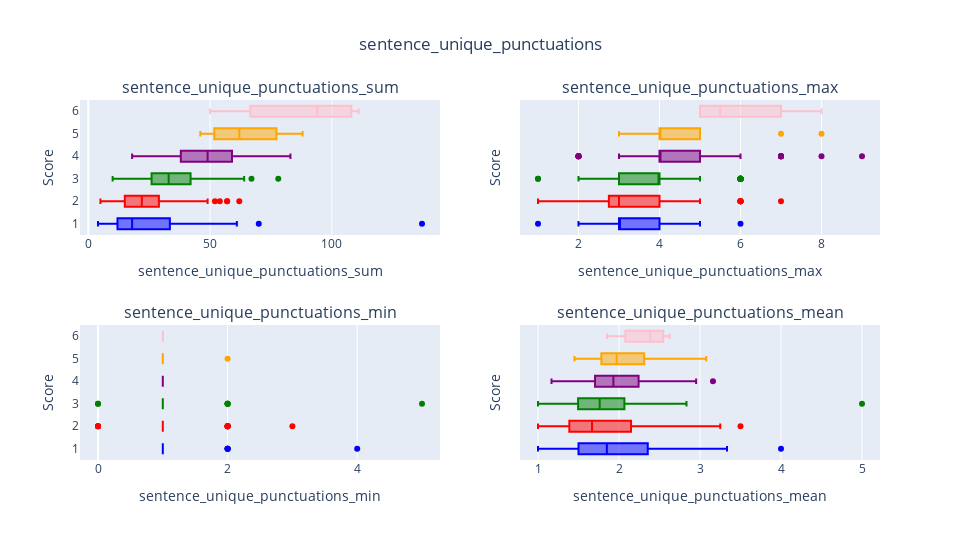

Notebook code cell kept with this figure:
### Code cell
plot_all("sentence_unique_punctuations")

### Figure 1 — Plotly figure (JSON) as saved in the notebook; plotly's stock layout.template omitted (floating-point values rounded to 4 significant figures; data arrays with more than 128 entries replaced by an {"elided": "..."} marker saying what was removed)
{"data": [{"legendgroup": "1", "marker": {"color": "blue"}, "name": "1", "showlegend": false, "type": "box", "x": [20, 37, 12, 14, 40, 22, 11, 61, 7, 70, 50, 15, 5, 26, 17, 137, 4, 57, 12, 24, 18, 34, 14, 37, 17, 24, 17, 32, 9, 19, 12, 23, 12, 16, 8], "xaxis": "x", "yaxis": "y"}, {"legendgroup": "2", "marker": {"color": "red"}, "name": "2", "showlegend": false, "type": "box", "x": {"elided": "129 int values"}, "xaxis": "x", "yaxis": "y"}, {"legendgroup": "3", "marker": {"color": "green"}, "name": "3", "showlegend": false, "type": "box", "x": {"elided": "197 int values"}, "xaxis": "x", "yaxis": "y"}, {"legendgroup": "4", "marker": {"color": "purple"}, "name": "4", "showlegend": false, "type": "box", "x": [53, 51, 37, 63, 69, 54, 39, 70, 22, 40, 42, 40, 31, 55, 35, 60, 65, 58, 41, 54, 52, 46, 65, 62, 48, 42, 78, 19, 32, 39, 59, 55, 24, 58, 21, 60, 36, 56, 52, 50, 69, 38, 36, 73, 58, 47, 59, 37, 50, 49, 62, 44, 27, 51, 48, 61, 83, 45, 28, 46, 40, 50, 60, 45, 46, 74, 63, 51, 48, 58, 41, 42, 74, 55, 44, 38, 36, 37, 40, 51, 50, 30, 66, 70, 76, 44, 33, 62, 54, 50, 68, 55, 60, 79, 76, 30, 25, 51, 51, 47, 62, 18, 31, 49, 33, 27, 55, 32, 37, 38, 42, 49, 35, 34, 71, 61, 43, 54, 32, 47], "xaxis": "x", "yaxis": "y"}, {"legendgroup": "5", "marker": {"color": "orange"}, "name": "5", "showlegend": false, "type": "box", "x": [82, 46, 57, 62, 50, 58, 59, 64, 80, 69, 88, 48, 69, 50, 87], "xaxis": "x", "yaxis": "y"}, {"legendgroup": "6", "marker": {"color": "pink"}, "name": "6", "showlegend": false, "type": "box", "x": [111, 105, 83, 50], "xaxis": "x", "yaxis": "y"}, {"legendgroup": "1", "marker": {"color": "blue"}, "name": "1", "showlegend": false, "type": "box", "x": [5, 4, 1, 2, 5, 3, 2, 6, 3, 5, 5, 3, 3, 5, 2, 4, 4, 4, 3, 3, 4, 2, 3, 4, 2, 4, 4, 3, 3, 3, 5, 4, 3, 2, 2], "xaxis": "x2", "yaxis": "y2"}, {"legendgroup": "2", "marker": {"color": "red"}, "name": "2", "showlegend": false, "type": "box", "x": {"elided": "129 int values"}, "xaxis": "x2", "yaxis": "y2"}, {"legendgroup": "3", "marker": {"color": "green"}, "name": "3", "showlegend": false, "type": "box", "x": {"elided": "197 int values"}, "xaxis": "x2", "yaxis": "y2"}, {"legendgroup": "4", "marker": {"color": "purple"}, "name": "4", "showlegend": false, "type": "box", "x": [4, 8, 3, 5, 3, 6, 4, 6, 3, 5, 3, 4, 5, 5, 6, 5, 4, 4, 3, 4, 5, 5, 4, 5, 4, 6, 5, 3, 3, 5, 5, 4, 4, 4, 2, 5, 2, 5, 4, 4, 7, 4, 4, 4, 5, 4, 4, 3, 4, 6, 4, 3, 3, 4, 3, 6, 6, 4, 4, 4, 4, 6, 9, 4, 3, 5, 3, 6, 5, 4, 4, 7, 4, 4, 5, 5, 4, 3, 4, 6, 4, 2, 6, 5, 7, 5, 3, 6, 4, 4, 5, 4, 5, 7, 7, 4, 2, 3, 3, 2, 5, 4, 4, 4, 3, 4, 5, 2, 3, 5, 3, 4, 4, 4, 7, 5, 3, 5, 2, 4], "xaxis": "x2", "yaxis": "y2"}, {"legendgroup": "5", "marker": {"color": "orange"}, "name": "5", "showlegend": false, "type": "box", "x": [4, 5, 4, 5, 3, 4, 4, 4, 7, 5, 8, 4, 5, 3, 5], "xaxis": "x2", "yaxis": "y2"}, {"legendgroup": "6", "marker": {"color": "pink"}, "name": "6", "showlegend": false, "type": "box", "x": [8, 6, 5, 5], "xaxis": "x2", "yaxis": "y2"}, {"legendgroup": "1", "marker": {"color": "blue"}, "name": "1", "showlegend": false, "type": "box", "x": [2, 1, 1, 2, 1, 1, 1, 1, 2, 1, 1, 1, 1, 1, 1, 1, 4, 1, 1, 1, 1, 1, 1, 1, 1, 2, 1, 1, 1, 1, 1, 1, 1, 1, 1], "xaxis": "x3", "yaxis": "y3"}, {"legendgroup": "2", "marker": {"color": "red"}, "name": "2", "showlegend": false, "type": "box", "x": {"elided": "129 int values"}, "xaxis": "x3", "yaxis": "y3"}, {"legendgroup": "3", "marker": {"color": "green"}, "name": "3", "showlegend": false, "type": "box", "x": {"elided": "197 int values"}, "xaxis": "x3", "yaxis": "y3"}, {"legendgroup": "4", "marker": {"color": "purple"}, "name": "4", "showlegend": false, "type": "box", "x": [1, 1, 1, 1, 1, 1, 1, 1, 1, 1, 1, 1, 1, 1, 1, 1, 1, 1, 1, 1, 1, 1, 1, 1, 1, 1, 1, 1, 1, 1, 1, 1, 1, 1, 1, 1, 1, 1, 1, 1, 1, 1, 1, 1, 1, 1, 1, 1, 1, 1, 1, 1, 1, 1, 1, 1, 1, 1, 1, 1, 1, 1, 1, 1, 1, 1, 1, 1, 1, 1, 1, 1, 1, 1, 1, 1, 1, 1, 1, 1, 1, 1, 1, 1, 1, 1, 1, 1, 1, 1, 1, 1, 1, 1, 1, 1, 1, 1, 1, 1, 1, 1, 1, 1, 1, 1, 1, 1, 1, 1, 1, 1, 1, 1, 1, 1, 1, 1, 1, 1], "xaxis": "x3", "yaxis": "y3"}, {"legendgroup": "5", "marker": {"color": "orange"}, "name": "5", "showlegend": false, "type": "box", "x": [1, 1, 1, 1, 1, 1, 2, 1, 1, 1, 1, 1, 1, 1, 1], "xaxis": "x3", "yaxis": "y3"}, {"legendgroup": "6", "marker": {"color": "pink"}, "name": "6", "showlegend": false, "type": "box", "x": [1, 1, 1, 1], "xaxis": "x3", "yaxis": "y3"}, {"legendgroup": "1", "marker": {"color": "blue"}, "name": "1", "showlegend": false, "type": "box", "x": [3.333, 1.947, 1, 2, 2.5, 2.2, 1.1, 2.652, 2.333, 1.892, 2.174, 2.5, 1.667, 2.889, 1.214, 2.362, 4, 1.676, 1.5, 1.714, 2, 1.308, 1.556, 1.85, 1.417, 2.667, 1.417, 1.6, 1.8, 1.462, 2.4, 1.917, 1.5, 1.6, 1.333], "xaxis": "x4", "yaxis": "y4"}, {"legendgroup": "2", "marker": {"color": "red"}, "name": "2", "showlegend": false, "type": "box", "x": {"elided": "129 float values"}, "xaxis": "x4", "yaxis": "y4"}, {"legendgroup": "3", "marker": {"color": "green"}, "name": "3", "showlegend": false, "type": "box", "x": {"elided": "197 float values"}, "xaxis": "x4", "yaxis": "y4"}, {"legendgroup": "4", "marker": {"color": "purple"}, "name": "4", "showlegend": false, "type": "box", "x": [2.208, 2.55, 1.48, 1.853, 2.226, 2.348, 1.625, 2.5, 2, 2, 1.826, 1.818, 2.214, 2.391, 2.5, 2.5, 2.407, 2.32, 1.464, 2, 2, 2.875, 2.241, 1.771, 1.778, 2.1, 2, 1.727, 1.882, 1.773, 1.903, 2.2, 1.412, 1.758, 1.167, 1.935, 1.2, 2.545, 1.926, 1.724, 2.76, 1.9, 1.895, 1.973, 2.231, 1.741, 2.107, 1.762, 2.083, 1.815, 2.48, 1.333, 1.421, 2.04, 1.371, 2.773, 2.306, 1.731, 2, 1.84, 1.538, 2.273, 2.857, 2.143, 1.484, 2.242, 1.575, 2.217, 1.778, 2, 1.64, 1.68, 2.387, 2.037, 1.833, 2.111, 2.4, 2.467, 1.667, 2.55, 1.852, 1.2, 1.941, 2.692, 2.714, 1.913, 1.65, 2.952, 1.543, 1.613, 2.72, 1.719, 1.935, 3.16, 2.714, 2.143, 1.25, 1.594, 1.821, 1.306, 2, 2.25, 1.824, 1.531, 1.65, 1.35, 2.5, 1.455, 1.762, 2, 1.4, 1.69, 1.75, 1.889, 2.84, 2.179, 1.344, 1.862, 1.231, 2.238], "xaxis": "x4", "yaxis": "y4"}, {"legendgroup": "5", "marker": {"color": "orange"}, "name": "5", "showlegend": false, "type": "box", "x": [1.907, 2.19, 1.781, 2.067, 1.786, 1.45, 2.682, 1.778, 3.077, 1.971, 3.034, 1.778, 2.156, 1.786, 2.351], "xaxis": "x4", "yaxis": "y4"}, {"legendgroup": "6", "marker": {"color": "pink"}, "name": "6", "showlegend": false, "type": "box", "x": [2.467, 2.625, 2.306, 1.852], "xaxis": "x4", "yaxis": "y4"}], "layout": {"annotations": [{"font": {"size": 16}, "showarrow": false, "text": "sentence_unique_punctuations_sum", "x": 0.225, "xanchor": "center", "xref": "paper", "y": 1, "yanchor": "bottom", "yref": "paper"}, {"font": {"size": 16}, "showarrow": false, "text": "sentence_unique_punctuations_max", "x": 0.775, "xanchor": "center", "xref": "paper", "y": 1, "yanchor": "bottom", "yref": "paper"}, {"font": {"size": 16}, "showarrow": false, "text": "sentence_unique_punctuations_min", "x": 0.225, "xanchor": "center", "xref": "paper", "y": 0.375, "yanchor": "bottom", "yref": "paper"}, {"font": {"size": 16}, "showarrow": false, "text": "sentence_unique_punctuations_mean", "x": 0.775, "xanchor": "center", "xref": "paper", "y": 0.375, "yanchor": "bottom", "yref": "paper"}], "barmode": "group", "height": 540, "legend": {"orientation": "h", "x": 0.5, "xanchor": "center", "y": -0.2, "yanchor": "top"}, "title": {"text": "sentence_unique_punctuations", "x": 0.5}, "width": 960, "xaxis": {"anchor": "y", "domain": [0, 0.45], "title": {"text": "sentence_unique_punctuations_sum"}}, "xaxis2": {"anchor": "y2", "domain": [0.55, 1], "title": {"text": "sentence_unique_punctuations_max"}}, "xaxis3": {"anchor": "y3", "domain": [0, 0.45], "title": {"text": "sentence_unique_punctuations_min"}}, "xaxis4": {"anchor": "y4", "domain": [0.55, 1], "title": {"text": "sentence_unique_punctuations_mean"}}, "yaxis": {"anchor": "x", "domain": [0.625, 1], "title": {"text": "Score"}}, "yaxis2": {"anchor": "x2", "domain": [0.625, 1], "matches": "y", "showticklabels": false, "title": {"text": "Score"}}, "yaxis3": {"anchor": "x3", "domain": [0, 0.375], "title": {"text": "Score"}}, "yaxis4": {"anchor": "x4", "domain": [0, 0.375], "matches": "y3", "showticklabels": false, "title": {"text": "Score"}}}}
